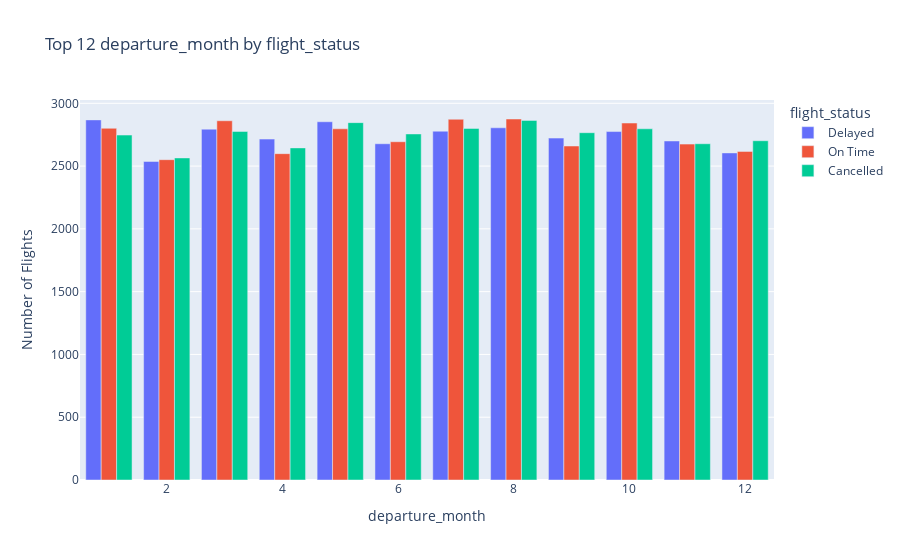

Source (notebook cell):
### Code cell
plot_top_groupbar(airline, 'departure_month', 'flight_status', size=12)

### Figure 1 — Plotly figure (JSON) as saved in the notebook; plotly's stock layout.template omitted (floating-point values rounded to 4 significant figures)
{"data": [{"alignmentgroup": "True", "hovertemplate": "flight_status=Delayed<br>departure_month=%{x}<br>Number of Flights=%{y}<extra></extra>", "legendgroup": "Delayed", "marker": {"color": "#636efa", "pattern": {"shape": ""}}, "name": "Delayed", "offsetgroup": "Delayed", "orientation": "v", "showlegend": true, "textposition": "auto", "type": "bar", "x": [1, 2, 3, 4, 5, 6, 7, 8, 9, 10, 11, 12], "xaxis": "x", "y": [2868, 2537, 2794, 2715, 2853, 2678, 2778, 2805, 2723, 2775, 2700, 2605], "yaxis": "y"}, {"alignmentgroup": "True", "hovertemplate": "flight_status=On Time<br>departure_month=%{x}<br>Number of Flights=%{y}<extra></extra>", "legendgroup": "On Time", "marker": {"color": "#EF553B", "pattern": {"shape": ""}}, "name": "On Time", "offsetgroup": "On Time", "orientation": "v", "showlegend": true, "textposition": "auto", "type": "bar", "x": [1, 2, 3, 4, 5, 6, 7, 8, 9, 10, 11, 12], "xaxis": "x", "y": [2801, 2551, 2861, 2599, 2797, 2694, 2873, 2875, 2660, 2843, 2675, 2617], "yaxis": "y"}, {"alignmentgroup": "True", "hovertemplate": "flight_status=Cancelled<br>departure_month=%{x}<br>Number of Flights=%{y}<extra></extra>", "legendgroup": "Cancelled", "marker": {"color": "#00cc96", "pattern": {"shape": ""}}, "name": "Cancelled", "offsetgroup": "Cancelled", "orientation": "v", "showlegend": true, "textposition": "auto", "type": "bar", "x": [1, 2, 3, 4, 5, 6, 7, 8, 9, 10, 11, 12], "xaxis": "x", "y": [2747, 2565, 2776, 2645, 2846, 2756, 2800, 2864, 2766, 2797, 2678, 2702], "yaxis": "y"}], "layout": {"autosize": true, "barmode": "group", "legend": {"title": {"text": "flight_status"}, "tracegroupgap": 0}, "title": {"text": "Top 12 departure_month by flight_status"}, "xaxis": {"anchor": "y", "autorange": true, "domain": [0, 1], "range": [0.5, 12.5], "title": {"text": "departure_month"}, "type": "linear"}, "yaxis": {"anchor": "x", "autorange": true, "domain": [0, 1], "range": [0, 3026.0], "title": {"text": "Number of Flights"}, "type": "linear"}}}
